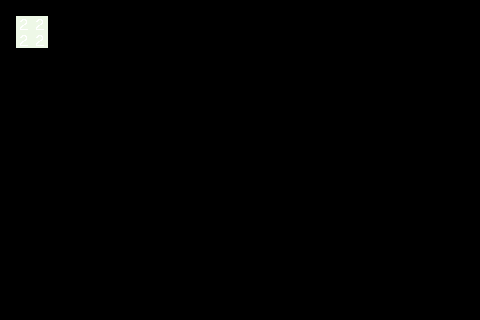

Below is a game level as drawn by its tile map, then a one-line description and the .tmx that defines it (tile-layer data replaced by summaries):
An orthogonal 30x20 tile map with 16x16 px tiles, 3 tile layers (input_set, output_set, regions).

<map version="1.8" tiledversion="1.8.2" orientation="orthogonal" renderorder="right-down" width="30" height="20" tilewidth="16" tileheight="16" infinite="0" nextlayerid="4" nextobjectid="1">
 <tileset firstgid="1" source="../spr_test_tileset.tsx" />
 <layer id="1" name="input_set" width="30" height="20">
  <data>[600 cells, 4 non-empty, 1 distinct tile ids]</data>
 </layer>
 <layer id="2" name="output_set" width="30" height="20">
  <data>[600 cells, 4 non-empty, 1 distinct tile ids]</data>
 </layer>
 <layer id="3" name="regions" width="30" height="20" opacity="0.89">
  <data>[600 cells, 4 non-empty, 1 distinct tile ids]</data>
 </layer>
</map>
